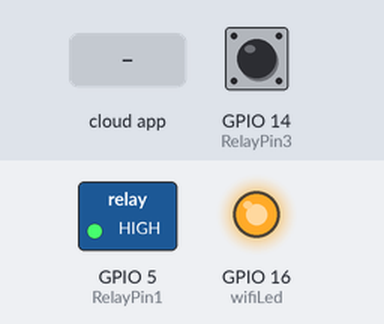
Bench run of a sketch on a simulated ESP8266 (NodeMCU). On the bench: switched loads named in the sketch (green lamp = pin HIGH), output pins drawn as LEDs (lit = HIGH). The inputs (shaded band) are chosen by the test bench; at power-on: GPIO 14 (RelayPin3) HIGH. WiFi joins after 1.5 s; servers stay silent unless stated; a WiFi scan finds three made-up networks; EEPROM starts erased; what the sketch prints to the serial monitor is not drawn.

Above: at 7.3 s.
7.4 s: the phone or cloud app sets XXXXXXXXXXXXXXXXXXXXXXXX to 1
At 8.6 s:
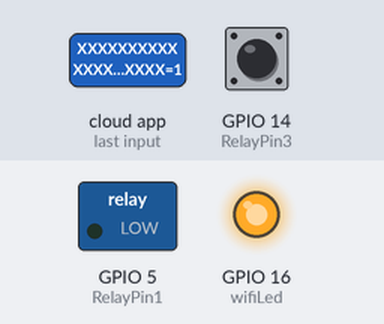
8.9 s: the phone or cloud app sets XXXXXXXXXXXXXXXXXXXXXXXX to 0
At 9.6 s:
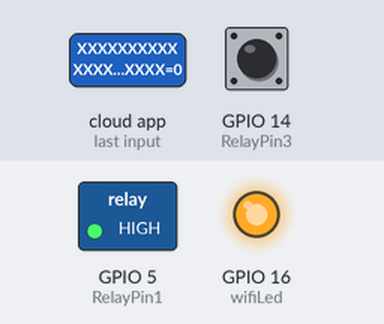
11.9 s: GPIO 14 (RelayPin3) pulled LOW for 3.2 s
At 12.2 s:
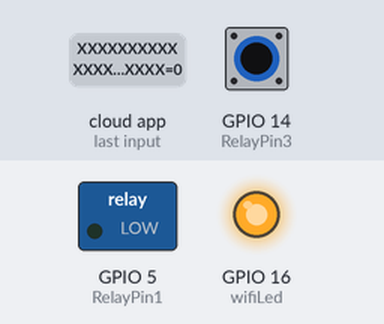
Timing chart, 0 to 16.6 s (numbered marks = the images above; inputs shaded):
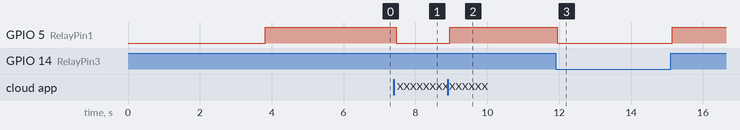

Measured:
- after the input at 7.4 s, GPIO 5 (RelayPin1): HIGH → LOW after 0.07 s
- after the input at 8.9 s, GPIO 5 (RelayPin1): LOW → HIGH after 0.06 s
- after the input at 11.9 s, GPIO 5 (RelayPin1): HIGH → LOW after 0.05 s, → HIGH 3.2 s later

The sketch:

Code_NodeMCU_Google_Alexa_SinricPro_4Relay_Switch.ino
```cpp
// Uncomment the following line to enable serial debug output
#define ENABLE_DEBUG

#ifdef ENABLE_DEBUG
       #define DEBUG_ESP_PORT Serial
       #define NODEBUG_WEBSOCKETS
       #define NDEBUG
#endif

#include <Arduino.h>
#include <ESP8266WiFi.h>
#include "SinricPro.h"
#include "SinricProSwitch.h"
#include <DNSServer.h>
#include <WiFiClient.h>
#include <EEPROM.h>
#include <ESP8266WebServer.h>

#include <map>

#define WIFI_SSID         "ESP8266_IOT_WITH_GOOGLE_HOME"
#define WIFI_PASS         "1234567890"
#define APP_KEY           "de0bxxxx-1x3x-4x3x-ax2x-5dabxxxxxxxx"      // Should look like "de0bxxxx-1x3x-4x3x-ax2x-5dabxxxxxxxx"
#define APP_SECRET        "5f36xxxx-x3x7-4x3x-xexe-e86724a9xxxx-4c4axxxx-3x3x-x5xe-x9x3-333d65xxxxxx"   // Should look like "5f36xxxx-x3x7-4x3x-xexe-e86724a9xxxx-4c4axxxx-3x3x-x5xe-x9x3-333d65xxxxxx"

//Enter the device IDs here
#define device_ID_1   "XXXXXXXXXXXXXXXXXXXXXXXX"
#define device_ID_2   "XXXXXXXXXXXXXXXXXXXXXXXX"
#define device_ID_3   "XXXXXXXXXXXXXXXXXXXXXXXX"
#define device_ID_4   "XXXXXXXXXXXXXXXXXXXXXXXX"

// define the GPIO ed with Relays and switches
#define RelayPin1 5  //D1
#define RelayPin2 4  //D2
#define RelayPin3 14 //D5
#define RelayPin4 12 //D6

#define SwitchPin1 14  //D5
#define SwitchPin2 12  //D6
#define SwitchPin3 12  //D6
#define SwitchPin4 3   //RX

#define wifiLed   16   //D0

// comment the following line if you use a toggle switches instead of tactile buttons
//#define TACTILE_BUTTON 1

#define BAUD_RATE   9600

#define DEBOUNCE_TIME 250


/////////////////////////
// Network Definitions //
/////////////////////////
const IPAddress AP_IP(192, 168, 1, 1);
const char* AP_SSID = "ESP8266_IOT_WITH_GOOGLE_HOME";
boolean SETUP_MODE;
String SSID_LIST;
DNSServer DNS_SERVER;
ESP8266WebServer WEB_SERVER(80);

/////////////////////////
// Device Definitions //
/////////////////////////
String DEVICE_TITLE = "ESP8266 Iot With Google Home";
boolean POWER_SAVE = false;


typedef struct {      // struct for the std::map below
  int relayPIN;
  int flipSwitchPIN;
} deviceConfig_t;


// this is the main configuration
// please put in your deviceId, the PIN for Relay and PIN for flipSwitch
// this can be up to N devices...depending on how much pin's available on your device ;)
// right now we have 4 devicesIds going to 4 relays and 4 flip switches to switch the relay manually
std::map<String, deviceConfig_t> devices = {
    //{deviceId, {relayPIN,  flipSwitchPIN}}
    {device_ID_1, {  RelayPin1, SwitchPin1 }},
    {device_ID_2, {  RelayPin2, SwitchPin2 }},
    {device_ID_3, {  RelayPin3, SwitchPin3 }},
    {device_ID_4, {  RelayPin4, SwitchPin4 }}
};

typedef struct {      // struct for the std::map below
  String deviceId;
  bool lastFlipSwitchState;
  unsigned long lastFlipSwitchChange;
} flipSwitchConfig_t;

std::map<int, flipSwitchConfig_t> flipSwitches;    // this map is used to map flipSwitch PINs to deviceId and handling debounce and last flipSwitch state checks
                                                  // it will be setup in "setupFlipSwitches" function, using informations from devices map

void setupRelays() {
  for (auto &device : devices) {           // for each device (relay, flipSwitch combination)
    int relayPIN = device.second.relayPIN; // get the relay pin
    pinMode(relayPIN, OUTPUT);             // set relay pin to OUTPUT
    digitalWrite(relayPIN, HIGH);
  }
}

void setupFlipSwitches() {
  for (auto &device : devices)  {                     // for each device (relay / flipSwitch combination)
    flipSwitchConfig_t flipSwitchConfig;              // create a new flipSwitch configuration

    flipSwitchConfig.deviceId = device.first;         // set the deviceId
    flipSwitchConfig.lastFlipSwitchChange = 0;        // set debounce time
    flipSwitchConfig.lastFlipSwitchState = true;     // set lastFlipSwitchState to false (LOW)--

    int flipSwitchPIN = device.second.flipSwitchPIN;  // get the flipSwitchPIN

    flipSwitches[flipSwitchPIN] = flipSwitchConfig;   // save the flipSwitch config to flipSwitches map
    pinMode(flipSwitchPIN, INPUT_PULLUP);                   // set the flipSwitch pin to INPUT
  }
}

bool onPowerState(String deviceId, bool &state)
{
  Serial.printf("%s: %s\r\n", deviceId.c_str(), state ? "on" : "off");
  int relayPIN = devices[deviceId].relayPIN; // get the relay pin for corresponding device
  digitalWrite(relayPIN, !state);             // set the new relay state
  return true;
}

void handleFlipSwitches() {
  unsigned long actualMillis = millis();                                          // get actual millis
  for (auto &flipSwitch : flipSwitches) {                                         // for each flipSwitch in flipSwitches map
    unsigned long lastFlipSwitchChange = flipSwitch.second.lastFlipSwitchChange;  // get the timestamp when flipSwitch was pressed last time (used to debounce / limit events)

    if (actualMillis - lastFlipSwitchChange > DEBOUNCE_TIME) {                    // if time is > debounce time...

      int flipSwitchPIN = flipSwitch.first;                                       // get the flipSwitch pin from configuration
      bool lastFlipSwitchState = flipSwitch.second.lastFlipSwitchState;           // get the lastFlipSwitchState
      bool flipSwitchState = digitalRead(flipSwitchPIN);                          // read the current flipSwitch state
      if (flipSwitchState != lastFlipSwitchState) {                               // if the flipSwitchState has changed...
#ifdef TACTILE_BUTTON
        if (flipSwitchState) {                                                    // if the tactile button is pressed
#endif
          flipSwitch.second.lastFlipSwitchChange = actualMillis;                  // update lastFlipSwitchChange time
          String deviceId = flipSwitch.second.deviceId;                           // get the deviceId from config
          int relayPIN = devices[deviceId].relayPIN;                              // get the relayPIN from config
          bool newRelayState = !digitalRead(relayPIN);                            // set the new relay State
          digitalWrite(relayPIN, newRelayState);                                  // set the trelay to the new state

          SinricProSwitch &mySwitch = SinricPro[deviceId];                        // get Switch device from SinricPro
          mySwitch.sendPowerStateEvent(!newRelayState);                            // send the event
#ifdef TACTILE_BUTTON
        }
#endif
        flipSwitch.second.lastFlipSwitchState = flipSwitchState;                  // update lastFlipSwitchState
      }
    }
  }
}

void setupWiFi()
{
  Serial.printf("\r\n[Wifi]: Connecting");
  WiFi.begin(WIFI_SSID, WIFI_PASS);

  while (WiFi.status() != WL_CONNECTED)
  {
    Serial.printf(".");
    delay(250);
  }
  digitalWrite(wifiLed, LOW);
  Serial.printf("connected!\r\n[WiFi]: IP-Address is %s\r\n", WiFi.localIP().toString().c_str());
}

void setupSinricPro()
{
  for (auto &device : devices)
  {
    const char *deviceId = device.first.c_str();
    SinricProSwitch &mySwitch = SinricPro[deviceId];
    mySwitch.onPowerState(onPowerState);
  }

  SinricPro.begin(APP_KEY, APP_SECRET);
  SinricPro.restoreDeviceStates(true);
}

void initHardware()
{
  // Serial and EEPROM
  EEPROM.begin(512);
  delay(10);


}


/////////////////////////////
// AP Setup Mode Functions //
/////////////////////////////

// Load Saved Configuration from EEPROM
boolean loadSavedConfig() {
  Serial.println("Reading Saved Config....");
  String ssid = "";
  String password = "";
  if (EEPROM.read(0) != 0) {
    for (int i = 0; i < 32; ++i) {
      ssid += char(EEPROM.read(i));
    }
    Serial.print("SSID: ");
    Serial.println(ssid);
    for (int i = 32; i < 96; ++i) {
      password += char(EEPROM.read(i));
    }
    Serial.print("Password: ");
    Serial.println(password);
    WiFi.begin(ssid.c_str(), password.c_str());
    return true;
  }
  else {
    Serial.println("Saved Configuration not found.");
    return false;
  }
}

// Boolean function to check for a WiFi Connection
boolean checkWiFiConnection() {
  int count = 0;
  Serial.print("Waiting to connect to the specified WiFi network");
  while ( count < 30 ) {
    if (WiFi.status() == WL_CONNECTED) {
      Serial.println();
      Serial.println("Connected!");
      digitalWrite(wifiLed, LOW);
      return (true);

    }
    delay(500);
    Serial.print(".");
    count++;
  }
  Serial.println("Timed out.");
  return false;
}

// Start the web server and build out pages
void startWebServer() {
  if (SETUP_MODE) {
    Serial.print("Starting Web Server at IP address: ");
    Serial.println(WiFi.softAPIP());
    // Settings Page
    WEB_SERVER.on("/settings", []() {
      String s = "<h2>Wi-Fi Settings</h2><p>Please select the SSID of the network you wish to connect to and then enter the password and submit.</p>";
      s += "<form method=\"get\" action=\"setap\"><label>SSID: </label><select name=\"ssid\">";
      s += SSID_LIST;
      s += "</select><br><br>Password: <input name=\"pass\" length=64 type=\"password\"><br><br><input type=\"submit\"></form>";
      WEB_SERVER.send(200, "text/html", makePage("Wi-Fi Settings", s));
    });
    // setap Form Post
    WEB_SERVER.on("/setap", []() {
      for (int i = 0; i < 96; ++i) {
        EEPROM.write(i, 0);
      }
      String ssid = urlDecode(WEB_SERVER.arg("ssid"));
      Serial.print("SSID: ");
      Serial.println(ssid);
      String pass = urlDecode(WEB_SERVER.arg("pass"));
      Serial.print("Password: ");
      Serial.println(pass);
      Serial.println("Writing SSID to EEPROM...");
      for (int i = 0; i < ssid.length(); ++i) {
        EEPROM.write(i, ssid[i]);
      }
      Serial.println("Writing Password to EEPROM...");
      for (int i = 0; i < pass.length(); ++i) {
        EEPROM.write(32 + i, pass[i]);
      }
      EEPROM.commit();
      Serial.println("Write EEPROM done!");
      String s = "<h1>WiFi Setup complete.</h1><p>The button will be connected automatically to \"";
      s += ssid;
      s += "\" after the restart.";
      WEB_SERVER.send(200, "text/html", makePage("Wi-Fi Settings", s));
      delay(1000);
      Serial.println("restart");
      ESP.restart();
    });
    // Show the configuration page if no path is specified
    WEB_SERVER.onNotFound([]() {
      String s = "<h1>WiFi Configuration Mode</h1><p><a href=\"/settings\">Wi-Fi Settings</a></p>";
      WEB_SERVER.send(200, "text/html", makePage("Access Point mode", s));
    });
  }
  else {
    Serial.print("Starting Web Server at ");
    Serial.println(WiFi.localIP());
    WEB_SERVER.on("/", []() {
      IPAddress ip = WiFi.localIP();
      String ipStr = String(ip[0]) + '.' + String(ip[1]) + '.' + String(ip[2]) + '.' + String(ip[3]);
      String s = "<h1>IoT Button Status</h1>";
      s += "<h3>Network Details</h3>";
      s += "<p>Connected to: " + String(WiFi.SSID()) + "</p>";
      s += "<p>IP Address: " + ipStr + "</p>";
      s += "<h3>Button Details</h3>";
      s += "<h3>Options</h3>";
      s += "<p><a href=\"/reset\">Clear Saved Wi-Fi Settings</a></p>";
      WEB_SERVER.send(200, "text/html", makePage("Station mode", s));
    });
    WEB_SERVER.on("/reset", []() {
      for (int i = 0; i < 96; ++i) {
        EEPROM.write(i, 0);
      }
      EEPROM.commit();
      String s = "<h1>Wi-Fi settings was reset.</h1><p>Please reset device.</p>";
      WEB_SERVER.send(200, "text/html", makePage("Reset Wi-Fi Settings", s));
    });
  }
  WEB_SERVER.begin();
}

// Build the SSID list and setup a software access point for setup mode
void setupMode() {
  Serial.println("setupMode");
  WiFi.mode(WIFI_STA);
  WiFi.disconnect();
  delay(100);
  int n = WiFi.scanNetworks();
  delay(100);
  Serial.println("");
  for (int i = 0; i < n; ++i) {
    SSID_LIST += "<option value=\"";
    SSID_LIST += WiFi.SSID(i);
    SSID_LIST += "\">";
    SSID_LIST += WiFi.SSID(i);
    SSID_LIST += "</option>";
  }
  delay(100);
  WiFi.mode(WIFI_AP);
  WiFi.softAPConfig(AP_IP, AP_IP, IPAddress(255, 255, 255, 0));
  WiFi.softAP(AP_SSID);
  DNS_SERVER.start(53, "*", AP_IP);
  startWebServer();
  Serial.print("Starting Access Point at \"");
  Serial.print(AP_SSID);
  Serial.println("\"");
}

String makePage(String title, String contents) {
  String s = "<!DOCTYPE html><html><head>";
  s += "<meta name=\"viewport\" content=\"width=device-width,user-scalable=0\">";
  s += "<style>";
  // Simple Reset CSS
  s += "*,*:before,*:after{-webkit-box-sizing:border-box;-moz-box-sizing:border-box;box-sizing:border-box}html{font-size:100%;-ms-text-size-adjust:100%;-webkit-text-size-adjust:100%}html,button,input,select,textarea{font-family:sans-serif}article,aside,details,figcaption,figure,footer,header,hgroup,main,nav,section,summary{display:block}body,form,fieldset,legend,input,select,textarea,button{margin:0}audio,canvas,progress,video{display:inline-block;vertical-align:baseline}audio:not([controls]){display:none;height:0}[hidden],template{display:none}img{border:0}svg:not(:root){overflow:hidden}body{font-family:sans-serif;font-size:16px;font-size:1rem;line-height:22px;line-height:1.375rem;color:#585858;font-weight:400;background:#fff}p{margin:0 0 1em 0}a{color:#cd5c5c;background:transparent;text-decoration:underline}a:active,a:hover{outline:0;text-decoration:none}strong{font-weight:700}em{font-style:italic}";
  // Basic CSS Styles
  s += "body{font-family:sans-serif;font-size:16px;font-size:1rem;line-height:22px;line-height:1.375rem;color:#585858;font-weight:400;background:#fff}p{margin:0 0 1em 0}a{color:#cd5c5c;background:transparent;text-decoration:underline}a:active,a:hover{outline:0;text-decoration:none}strong{font-weight:700}em{font-style:italic}h1{font-size:32px;font-size:2rem;line-height:38px;line-height:2.375rem;margin-top:0.7em;margin-bottom:0.5em;color:#343434;font-weight:400}fieldset,legend{border:0;margin:0;padding:0}legend{font-size:18px;font-size:1.125rem;line-height:24px;line-height:1.5rem;font-weight:700}label,button,input,optgroup,select,textarea{color:inherit;font:inherit;margin:0}input{line-height:normal}.input{width:100%}input[type='text'],input[type='email'],input[type='tel'],input[type='date']{height:36px;padding:0 0.4em}input[type='checkbox'],input[type='radio']{box-sizing:border-box;padding:0}";
  // Custom CSS
  s += "header{width:100%;background-color: #2c3e50;top: 0;min-height:60px;margin-bottom:21px;font-size:15px;color: #fff}.content-body{padding:0 1em 0 1em}header p{font-size: 1.25rem;float: left;position: relative;z-index: 1000;line-height: normal; margin: 15px 0 0 10px}";
  s += "</style>";
  s += "<title>";
  s += title;
  s += "</title></head><body>";
  s += "<header><p>" + DEVICE_TITLE + "</p></header>";
  s += "<div class=\"content-body\">";
  s += contents;
  s += "</div>";
  s += "</body></html>";
  return s;
}

String urlDecode(String input) {
  String s = input;
  s.replace("%20", " ");
  s.replace("+", " ");
  s.replace("%21", "!");
  s.replace("%22", "\"");
  s.replace("%23", "#");
  s.replace("%24", "$");
  s.replace("%25", "%");
  s.replace("%26", "&");
  s.replace("%27", "\'");
  s.replace("%28", "(");
  s.replace("%29", ")");
  s.replace("%30", "*");
  s.replace("%31", "+");
  s.replace("%2C", ",");
  s.replace("%2E", ".");
  s.replace("%2F", "/");
  s.replace("%2C", ",");
  s.replace("%3A", ":");
  s.replace("%3A", ";");
  s.replace("%3C", "<");
  s.replace("%3D", "=");
  s.replace("%3E", ">");
  s.replace("%3F", "?");
  s.replace("%40", "@");
  s.replace("%5B", "[");
  s.replace("%5C", "\\");
  s.replace("%5D", "]");
  s.replace("%5E", "^");
  s.replace("%5F", "-");
  s.replace("%60", "`");
  return s;
}

/////////////////////////
// Debugging Functions //
/////////////////////////

void wipeEEPROM()
{
  EEPROM.begin(512);
  // write a 0 to all 512 bytes of the EEPROM
  for (int i = 0; i < 512; i++)
    EEPROM.write(i, 0);

  EEPROM.end();
}

void setup()
{
  pinMode(wifiLed, OUTPUT);
  initHardware();
  loadSavedConfig();
    if (checkWiFiConnection()) {
      Serial.println("1");
      SETUP_MODE = false;

      // Turn the status led Green when the WiFi has been connected
     setupesp8266();
    }
  SETUP_MODE = true;
  setupMode();

}

void setupesp8266(){
  SETUP_MODE = true;
  setupMode();
  digitalWrite(wifiLed, HIGH);
  Serial.begin(BAUD_RATE);

  setupRelays();
  setupFlipSwitches();
  setupSinricPro();
}

void loop()
{
  // Handle WiFi Setup and Webserver for reset page
  if (SETUP_MODE) {
    DNS_SERVER.processNextRequest();
  }
  Serial.print("DNS_SERVER ");
  WEB_SERVER.handleClient();
  Serial.print("WEB_SERVER ");
  SinricPro.handle();
  Serial.print("SinricPro ");
  handleFlipSwitches();
  Serial.println("handleFlipSwitches");
}
```
